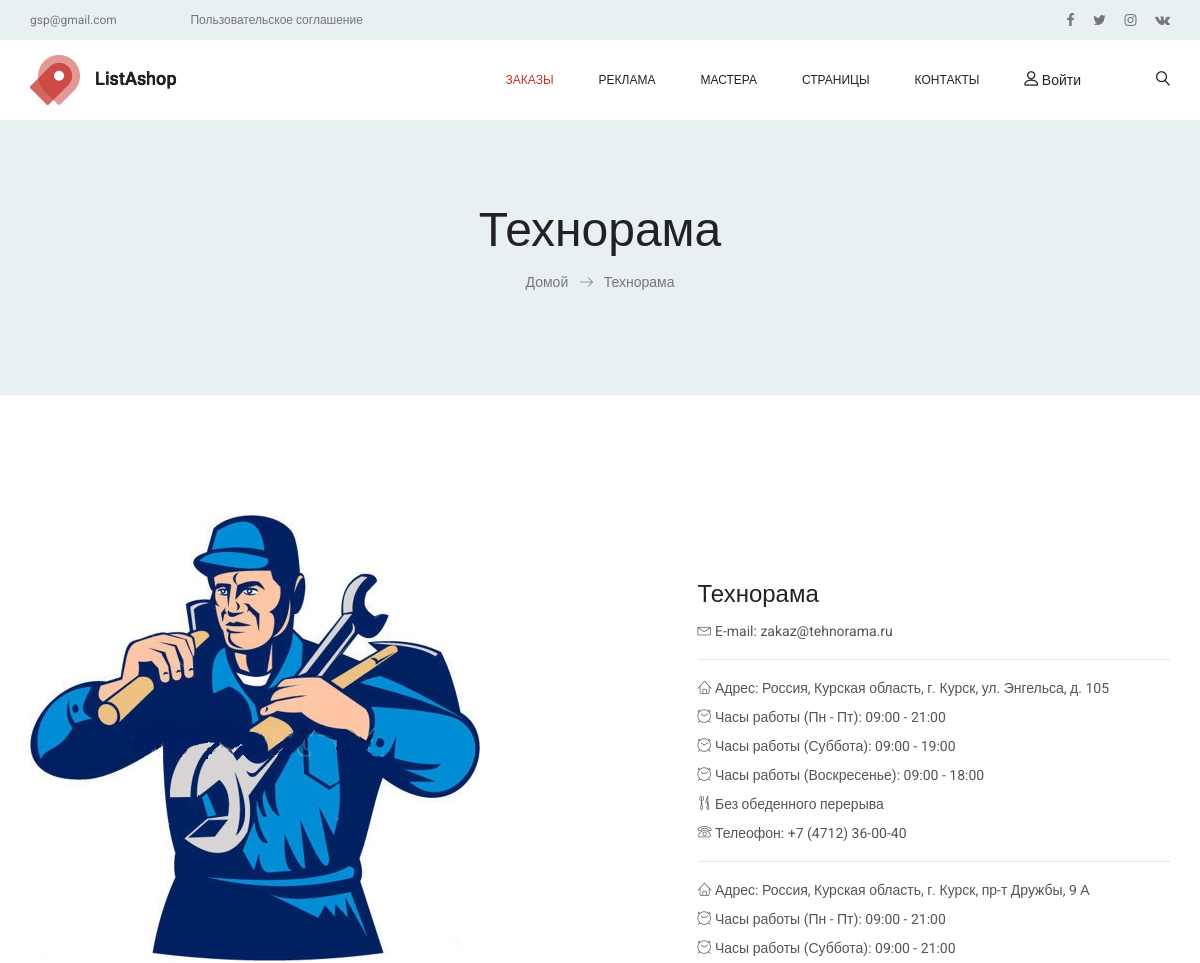
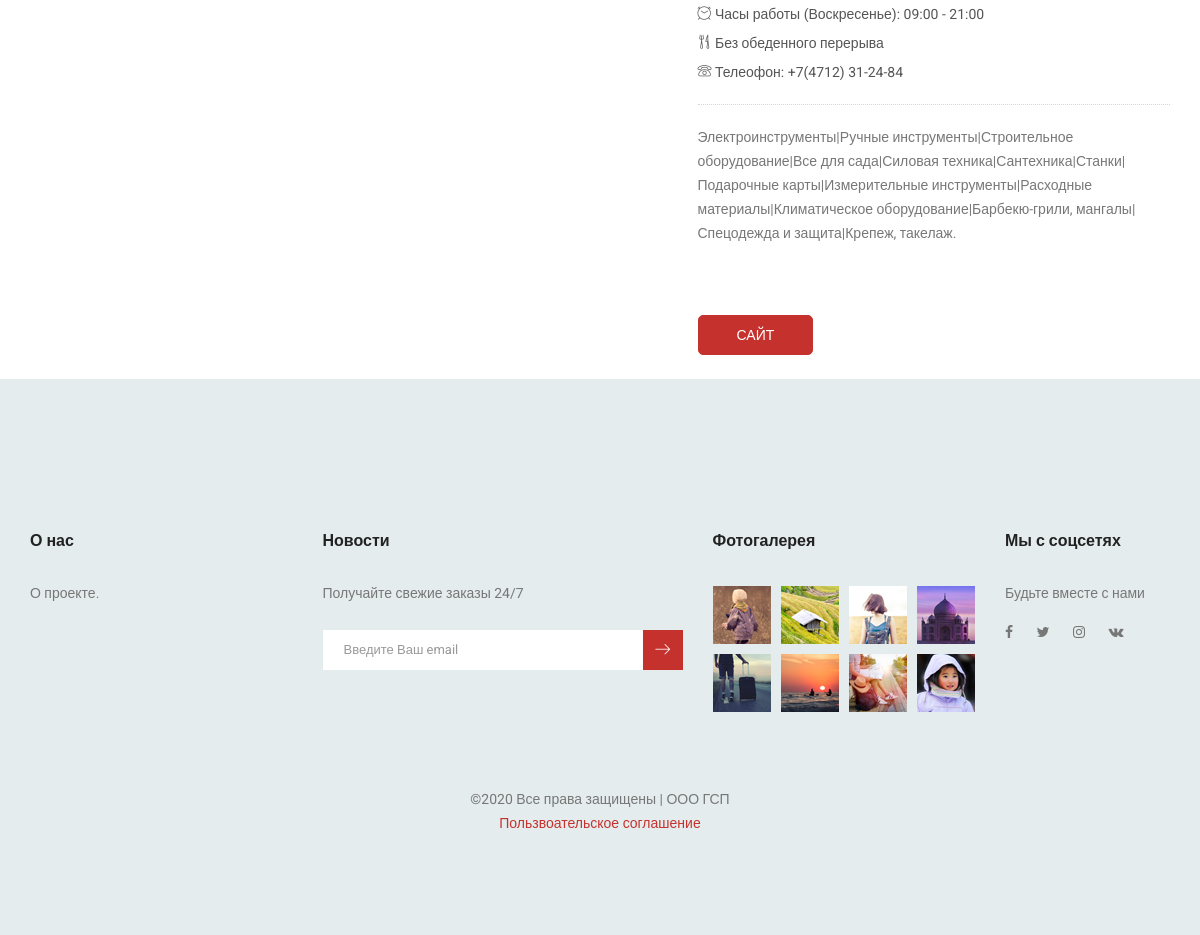
/promotions/1/tehnorama/, run on the app's committed database (2 pictures, top to bottom).
### reclame/models.py (models this page shows, shortened)
class Promotion(models.Model):
    category = TreeManyToManyField(Category, blank=True, symmetrical=False, related_name='promotions', verbose_name='Категория')
    name = models.CharField(blank=True, null=True, default=None, max_length=200, verbose_name='Название рекламодателя')
    slug = models.SlugField(null=True, blank=True, max_length=200, db_index=True,
                            verbose_name='Nazvanie_reklamodatelya')
    country = models.CharField(blank=True, null=True, default='Россия', max_length=200, verbose_name='Страна')
    region = models.CharField(blank=True, null=True, default='Курская область', max_length=200, verbose_name='Регион')
    town = models.CharField(blank=True, null=True, default='Курск', max_length=200, verbose_name='Город')
    site = models.URLField(max_length=1024, blank=True, default=None, null=None, verbose_name='Сайт')
    email = models.EmailField(max_length=128, blank=True, null=True, default=None, verbose_name='Емейл')
    photo = models.ImageField(upload_to='promotions_test_photos/%Y/%m/%d', blank=True, verbose_name='Фото')
    logotype = models.ImageField(upload_to='promotions_test_logotypes/%Y/%m/%d', blank=True, verbose_name='Логотип')
    description = models.TextField(max_length=512, blank=True, verbose_name='Описание деятельности')
    is_active = models.BooleanField(default=False, verbose_name='Активность рекламы')
    paid = models.BooleanField(default=False, verbose_name='Оплачен показ рекламы?')
    created = models.DateField(blank=True, null=True, default=timezone.now, verbose_name='Дата создания записи')
    updated = models.DateField(blank=True, null=True, default=timezone.now, verbose_name='Дата ред-ия записи')
    class Meta:
        ordering = ('-created', 'name')
        index_together = (('id', 'slug'),)
        verbose_name = 'Место под рекламу'
        verbose_name_plural = 'Места под рекламу'

class PromotionDetails(models.Model):
    promotion = models.ForeignKey(Promotion, blank=True, null=True, default=None, on_delete=models.CASCADE,
                                  verbose_name='Место под рекламу (детали)')
    is_main = models.BooleanField(default=False, blank=True, null=True, verbose_name='Гл. офис?')
    is_not_main = models.BooleanField(default=True, blank=True, null=True, verbose_name='Доп. офис')
    is_active = models.BooleanField(default=True, blank=True, null=True, verbose_name='Активный?')
    address = models.CharField(max_length=1024, blank=True, verbose_name='Адрес')
    phone = models.CharField(max_length=128, blank=True, null=True, default=None, verbose_name='Номер тел.')
    schedule_start = models.TimeField(blank=True, null=True, verbose_name='Н. раб. дня (Пон - Пт)')
    schedule_end = models.TimeField(blank=True, null=True, verbose_name='К. раб. дня (Пон - Пт)')
    weekend_start = models.TimeField(blank=True, null=True, verbose_name='Н. раб. дня (Суббота)')
    weekend_end = models.TimeField(blank=True, null=True, verbose_name='К. раб. дня (Суббота)')
    weekend2_start = models.TimeField(blank=True, null=True, verbose_name='Н. раб. дня (Воскресенье)')
    weekend2_end = models.TimeField(blank=True, null=True, verbose_name='К. раб. дня (Воскресенье)')
    dinner_time_start = models.TimeField(blank=True, null=True, verbose_name='Обед. пер-в (н.)')
    dinner_time_end = models.TimeField(blank=True, null=True, verbose_name='Обед. пер-в (к.)')
    created = models.DateField(blank=True, null=True, default=timezone.now, verbose_name='Дата создания записи')
    updated = models.DateField(blank=True, null=True, default=timezone.now, verbose_name='Дата ред-ия записи')
    class Meta:
        verbose_name = 'Подробная информация к рекламодателю'
        verbose_name_plural = 'Подробная информация к рекламодателям'

### reclame/views.py (the view)
# urls.py: path('<int:id>/<slug:slug>/', views.promotion_detail, name='promotion_detail'),
def promotion_detail(request, id, slug):
    promotion = get_object_or_404(Promotion, id=id, slug=slug, is_active=True)
    promotion_details_main = PromotionDetails.objects.filter(is_main=True, is_active=True)
    promotion_details_not_main = PromotionDetails.objects.filter(is_not_main=True, is_active=True)
    return render(request, 'reclame/detail.html', {'promotion': promotion,
                                                   'promotion_details_main': promotion_details_main,
                                                   'promotion_details_not_main': promotion_details_not_main,
                                                   })

### templates/reclame/detail.html (shortened to what this page needs)
{% extends 'base.html' %}
{% load static %}
{% block content %}
    <link rel="stylesheet" href="../../../static/css/bootstrap.css">
    <link rel="stylesheet" href="../../../static/vendors/linericon/style.css">
    <link rel="stylesheet" href="../../../static/css/font-awesome.min.css">
    <link rel="stylesheet" href="../../../static/vendors/owl-carousel/owl.carousel.min.css">
    <link rel="stylesheet" href="../../../static/vendors/lightbox/simpleLightbox.css">
    <link rel="stylesheet" href="../../../static/vendors/nice-select/css/nice-select.css">
    <link rel="stylesheet" href="../../../static/vendors/animate-css/animate.css">
    <link rel="stylesheet" href="../../../static/vendors/jquery-ui/jquery-ui.css">
    <link rel="stylesheet" href="../../../static/css/style.css">
    <link rel="stylesheet" href="../../../static/css/responsive.css">
<section class="banner_area">
    <div class="banner_inner d-flex align-items-center">
        <div class="container">
            <div class="banner_content text-center">
                <h2>{% if promotion %}{{ promotion.name }}{% else %}Работа{% endif %}</h2>
                <div class="page_link">
                    <a href={% url 'reclame:promotion_list' %}>Домой</a>
                    <a href="#">{% if promotion %}{{ promotion.name }}{% else %}Работа{% endif %}</a>
                </div>
            </div>
        </div>
    </div>
</section>
<div class="product_image_area">
    <div class="container">
        <div class="row s_product_inner">
            <div class="col-lg-6">
                <div class="s_product_img">
                    <img class="img-fluid" src="{% if promotion.photo %}{{ promotion.photo.url }}{% else %}
{% static "img/no_image.png" %}{% endif %}">
                </div>
            </div>
            <div class="col-lg-5 offset-lg-1">
                <div class="s_product_text">
                    <h3>{{ promotion.name }}</h3>
                    <ul class="list">
                        {% if promotion.email %}
                            <li><a><i class="lnr lnr-envelope"></i> E-mail: {{ promotion.email }}</a></li>
                        {% endif %}
                    <hr>
                        {% for m in promotion_details_main %}
                            {% if m.schedule_start and m.schedule_end %}
                                <li><a><i class="lnr lnr-home"></i> Адрес: {{ promotion.country }}, {{ promotion.region }}, г. {{ promotion.town }}, {{ m.address }}</a>
                                <li><a><i class="lnr lnr-clock"></i> Часы работы (Пн - Пт): {{ m.schedule_start|time:'H:i' }} - {{ m.schedule_end|time:'H:i' }}</a></li>
                                {% else %}
                                    <li><a><i class="lnr lnr-calendar-full"></i> Часы работы: круглосуточно </a></li>
                            {% endif %}
                            {% if m.weekend_start and m.weekend_end %}
                                <li><a><i class="lnr lnr-clock"></i> Часы работы (Суббота): {{ m.weekend_start|time:'H:i' }} - {{ m.weekend_end|time:'H:i' }}</a></li>
                                {% else %}
                                    <li><a><i class="lnr lnr-calendar-full"></i> Суббота - выходной день </a></li>
                            {% endif %}
                            {% if m.weekend2_start and m.weekend2_end %}
                                <li><a><i class="lnr lnr-clock"></i> Часы работы (Воскресенье): {{ m.weekend2_start|time:'H:i' }} - {{ m.weekend2_end|time:'H:i' }}</a></li>
                                {% else %}
                                    <li><a><i class="lnr lnr-calendar-full"></i> Воскресенье - выходной день </a></li>
                            {% endif %}
                            {% if m.dinner_time_start and m.dinner_time_end %}
                                <li><a><i class="lnr lnr-dinner"></i> Обеденный перерыв: {{ m.dinner_time_start|time:'H:i' }} - {{ m.dinner_time_end|time:'H:i' }}</a></li>
                                {% else %}
                                    <li><a><i class="lnr lnr-dinner"></i> Без обеденного перерыва </a></li>
                            {% endif %}
                            {% if m.phone %}
                                <li><a><i class="lnr lnr-phone"></i> Телеофон: {{ m.phone }} </a></li>
                            {% endif %}
                        {% endfor %}
                    <hr>
                        {% for m in promotion_details_not_main %}
                            {% if m.schedule_start and m.schedule_end %}
                                <li><a><i class="lnr lnr-home"></i> Адрес: {{ promotion.country }}, {{ promotion.region }}, г. {{ promotion.town }}, {{ m.address }}</a>
                                <li><a><i class="lnr lnr-clock"></i> Часы работы (Пн - Пт): {{ m.schedule_start|time:'H:i' }} - {{ m.schedule_end|time:'H:i' }}</a></li>
                                {% else %}
                                    <li><a><i class="lnr lnr-calendar-full"></i> Часы работы: круглосуточно </a></li>
                            {% endif %}
                            {% if m.weekend_start and m.weekend_end %}
                                <li><a><i class="lnr lnr-clock"></i> Часы работы (Суббота): {{ m.weekend_start|time:'H:i' }} - {{ m.weekend_end|time:'H:i' }}</a></li>
                                {% else %}
                                    <li><a><i class="lnr lnr-calendar-full"></i> Суббота - выходной день </a></li>
                            {% endif %}
                            {% if m.weekend2_start and m.weekend2_end %}
                                <li><a><i class="lnr lnr-clock"></i> Часы работы (Воскресенье): {{ m.weekend2_start|time:'H:i' }} - {{ m.weekend2_end|time:'H:i' }}</a></li>
                                {% else %}
                                    <li><a><i class="lnr lnr-calendar-full"></i> Воскресенье - выходной день </a></li>
                            {% endif %}
                            {% if m.dinner_time_start and m.dinner_time_end %}
                                <li><a><i class="lnr lnr-dinner"></i> Обеденный перерыв: {{ m.dinner_time_start|time:'H:i' }} - {{ m.dinner_time_end|time:'H:i' }}</a></li>
                                {% else %}
                                    <li><a><i class="lnr lnr-dinner"></i> Без обеденного перерыва </a></li>
                            {% endif %}
                            {% if m.phone %}
                                <li><a><i class="lnr lnr-phone"></i> Телеофон: {{ m.phone }} </a></li>
                            {% endif %}
                        {% endfor %}
                    </ul>
                    <p>{{promotion.description}}</p>
                    {% if promotion.site %}
                        <div class="card_area">
                            <a class="main_btn" target="_blank" href="{{ promotion.site }}">Сайт </a>
                        </div>
                        {% else %}
                        <div class="card_area">
                            <a class="active" href="{% url 'ad:promotion_list' %}">Назад</a>
                        </div>
                    {% endif %}
                    <br>
                </div>
            </div>
        </div>
    </div>
</div>
{% endblock %}

### data on the page
Promotion: name "Технорама", photo (picture), email "zakaz@tehnorama.ru", country "Россия", region "Курская область", town "Курск", description "Электроинструменты|Ручные инструменты|Строительное оборудование|Все для сада|Силовая техника|Сантехника|Станки|Подарочные карты|Измерительные инструменты|Расходные материалы|Климатическое оборудование|Барбекю-грили, мангалы|Спецодежда и защита|Крепеж, такелаж."
PromotionDetails: address "ул. Энгельса, д. 105", schedule_start "09:00", schedule_end "21:00", weekend_start "09:00", weekend_end "19:00", weekend2_start "09:00", weekend2_end "18:00", shows "Без обеденного перерыва", phone "+7 (4712) 36-00-40"
PromotionDetails: address "пр-т Дружбы, 9 А", schedule_start "09:00", schedule_end "21:00", weekend_start "09:00", weekend_end "21:00", weekend2_start "09:00", weekend2_end "21:00", shows "Без обеденного перерыва", phone "+7(4712) 31-24-84"
